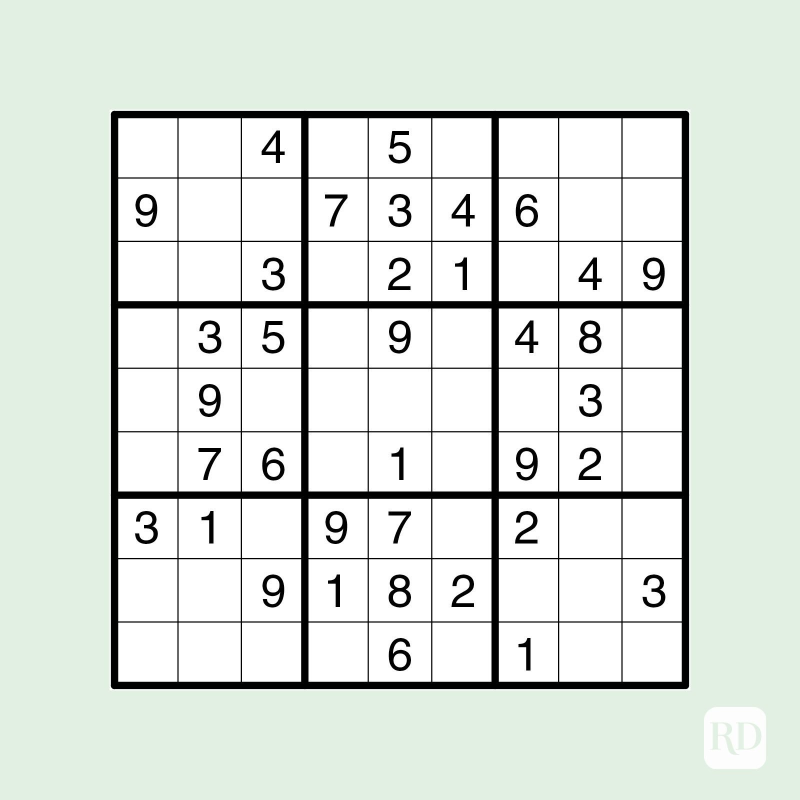
#> input picture src/sudoku.jpg, 1600 x 1600 px (shown at 1/2 size)
$ python line_detection.py
#> lines starting #> are read from the running program, lines starting #| are printed output that depends on the picture; after the words box and inside, x2 and y2 are one past the last pixel; in counts of white or black regions, pixels touching at a corner belong together
import cv2
import numpy as np
src_file = "../src/sudoku.jpg"
img = cv2.imread(src_file)
#> img is the input picture: shape (1600, 1600, 3); mean B, G, R 221.5, 227.6, 221
sized_img = cv2.resize(img,None, fx=0.5,fy=0.5,interpolation=cv2.INTER_AREA)
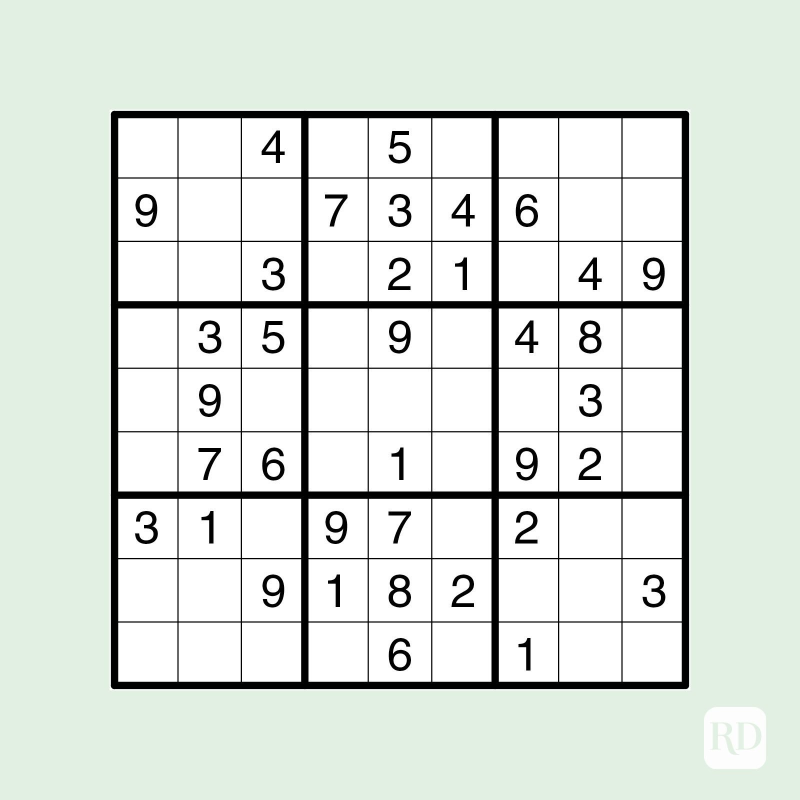
#> sized_img: shape (800, 800, 3); mean B, G, R 221.5, 227.7, 221.1
img_gray = cv2.cvtColor(sized_img,cv2.COLOR_BGR2GRAY)
img_edge = cv2.Canny(img_gray,255,100)
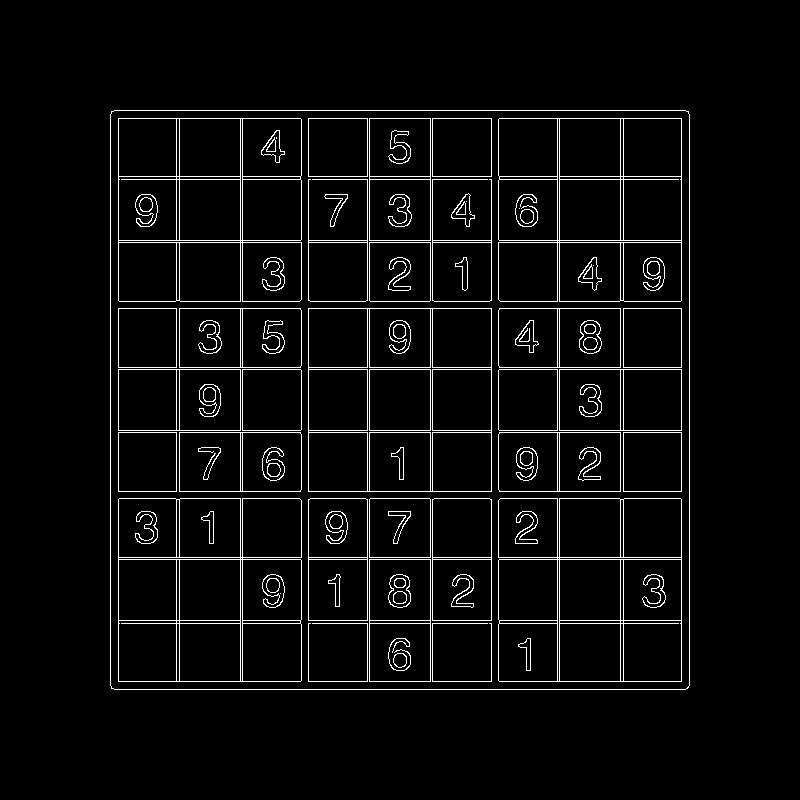
#> img_edge: shape (800, 800); 4.3% white in thin lines or dots, all inside (x1, y1, x2, y2) = (110, 110, 690, 690)
lines = cv2.HoughLinesP(img_edge,1,np.pi/180,100,minLineLength=100,maxLineGap=10)
#> lines = 40 rows, first 6: [110, 308, 689, 308], [110, 432, 689, 432], [110, 557, 689, 557], [110, 176, 689, 176], [623, 689, 623, 110], [559, 689, 559, 110]


for line in lines:
    x1,y1,x2,y2 = line[0]
    print(line[0])
    cv2.line(sized_img,(x1,y1),(x2,y2),(0,255,0),4)
#> this loop made 40 passes
#> (x1, y1, x2, y2) on passes 1 to 12: (110, 308, 689, 308), (110, 432, 689, 432), (110, 557, 689, 557), (110, 176, 689, 176), (623, 689, 623, 110), (559, 689, 559, 110), (118, 689, 118, 110), (681, 689, 681, 110), (240, 689, 240, 110), (242, 689, 242, 110), (176, 689, 176, 110), (110, 685, 110, 114)
#| [110 308 689 308]
#| [110 432 689 432]
#| [110 557 689 557]
#| [110 176 689 176]
#| [623 689 623 110]
#| [559 689 559 110]
#| [118 689 118 110]
#| [681 689 681 110]
#> (further printed lines are left out)
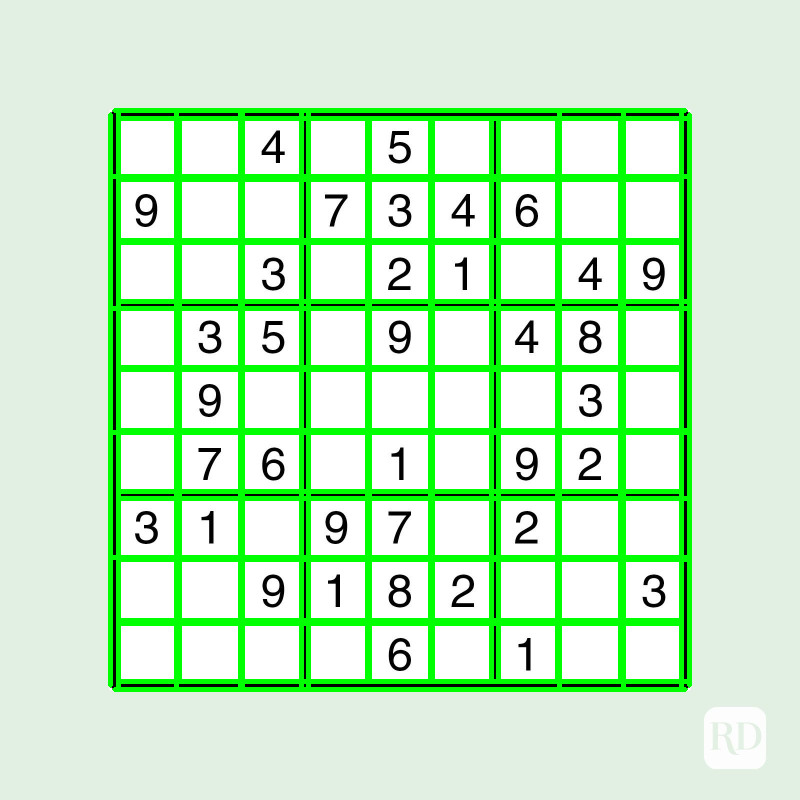
#> sized_img: shape (800, 800, 3); 14.14% of pixels changed, all inside (x1, y1, x2, y2) = (108, 108, 692, 692)

cv2.imshow("edge",sized_img)
cv2.waitKey(0)
cv2.destroyAllWindows()
